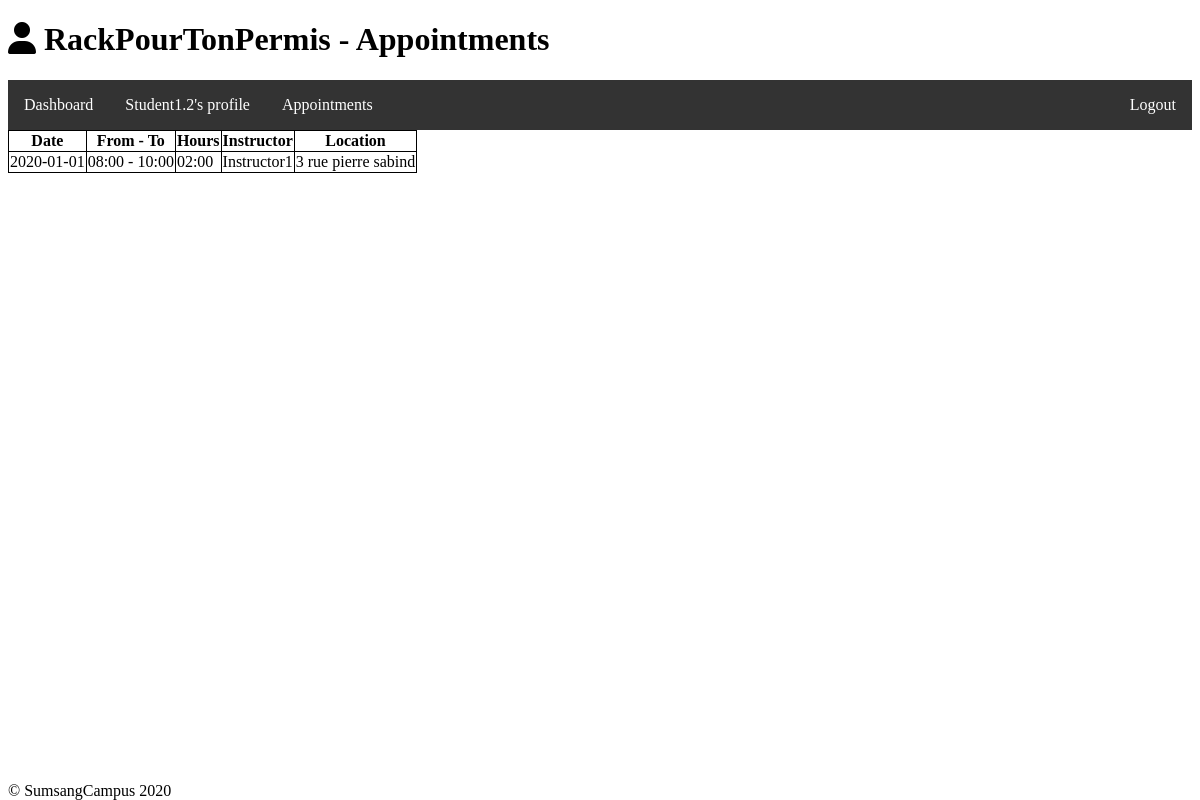
The app's page /appointment/ (signed in) with its own data.
### Meeting/models.py (models this page shows)
class Meeting(models.Model):
    student = models.ForeignKey(User, on_delete=models.CASCADE, db_column='student_id', related_name='student')
    instructor = models.ForeignKey(User, on_delete=models.CASCADE, db_column='instructor_id', related_name='instructor')
    date = models.DateField()
    start_at = models.TimeField()
    end_at = models.TimeField()
    hours = models.TimeField()
    location = models.TextField(null=True)

### Meeting/views.py (the view)
# urls.py: path('', views.index, name='index_meet'),
def index(request, filter=None):
    print('\033[96m> Accessing appointment page\033[m')
    if is_granted(request.user, 'secretary'):
        appointments = Meeting.objects.all()
    elif is_granted(request.user, 'instructor'):
        appointments = Meeting.objects.filter(instructor=request.user)
    elif has_group(request.user, 'student'):
        appointments = Meeting.objects.filter(student=request.user)
    else:
        raise HttpResponseServerError
    view_name = '_admin_row.html' if is_granted(request.user, 'secretary') \
        else '_instructor_row.html' if has_group(request.user, 'instructor') \
        else '_student_row.html'
    print('\033[96m - View : '+view_name+'\033[m')
    return render(request, 'Meeting/index.html', locals())

### User/utilities.py (called while the page is built)
@register.filter(name='granted')
def is_granted(user, role, strict=False):
    if user.is_staff:
        return True
    user_roles = user.groups.all()
    for user_role in user_roles:
        if not strict and user_role.name == role:
            return True
        elif not strict:
            pass
        if user_role.name in ROLE_HIERARCHY.keys():
            inherit = ROLE_HIERARCHY[user_role.name]
            for allowed in inherit:
                if allowed == role:
                    return True
        else:
            pass
    return False

@register.filter(name='has_group')
def has_group(user, group_name):
    try:
        group = Group.objects.get(name=group_name)
    except Group.DoesNotExist:
        return False
    return group in user.groups.all()

@register.filter(name='icon')
def get_icon(user):
    if user.is_staff:
        return '<i class="fa fa-black-tie"></i>'
    elif is_granted(user, 'admin'):
        return '<i class="fa fa-user-plus"></i>'
    elif is_granted(user, 'secretary'):
        return '<i class="fa fa-laptop"></i>'
    elif is_granted(user, 'instructor'):
        return '<i class="fa fa-car"></i>'
    else:
        return '<i class="fa fa-user"></i>'

### Meeting/templates/Meeting/index.html (shortened to what this page needs)
{% extends "index.html" %}
{% block page_title %}
    {{ block.super }} - Appointments
{% endblock %}
{% block content %}
    <table>
        {% include 'Meeting/_head'|add:view_name %}
        <tbody>
            {% for a in appointments %}
                {% include 'Meeting/'|add:view_name %}
            {% empty %}
                <tr>No element.</tr>
            {% endfor %}
        </tbody>
    </table>
{% endblock%}

### templates/_menu.html (shortened to what this page needs)
<nav>
    {% block nav %}
        <ul class="menu">
            <li class="menu_element"><a href="{% url 'dashboard' %}">Dashboard</a></li>
            <li class="menu_element"><a href="{% url 'show_user' request.user.id %}">{{ request.user.username }}'s profile</a></li>
            <li class="menu_element"><a href="{% url 'index_meet' %}">Appointments</a></li>
            <li class="menu_element" style="float: right"><a href="{% url 'logout' %}">Logout</a></li>
        </ul>
    {% endblock %}
</nav>

### Meeting/templates/Meeting/_student_row.html
<tr>
    <td>{{ a.date|date:'Y-m-d' }}</td>
    <td>{{ a.start_at|date:'H:i' }} - {{ a.end_at|date:'H:i' }}</td>
    <td>{{ a.hours|date:'H:i' }}</td>
    <td>{{ a.instructor }}</td>
    <td>{{ a.location }}</td>
</tr>

### static/css/index.css (style rules this page uses)
.menu { list-style-type: none; margin: 0; padding: 0; overflow: hidden; background-color: #333333; }
.menu_element { float: left; }
.menu_element a { display: block; color: white; text-align: center; padding: 16px; text-decoration: none; }
table { border-collapse: collapse; }
table, th, td { border: 1px solid black; }

### records on screen
Meeting: date "2020-01-01", start_at "08:00", end_at "10:00", hours "02:00", instructor "Instructor1", location "3 rue pierre sabind"

### other values on screen
{{ request.user.username }} "Student1.2"
